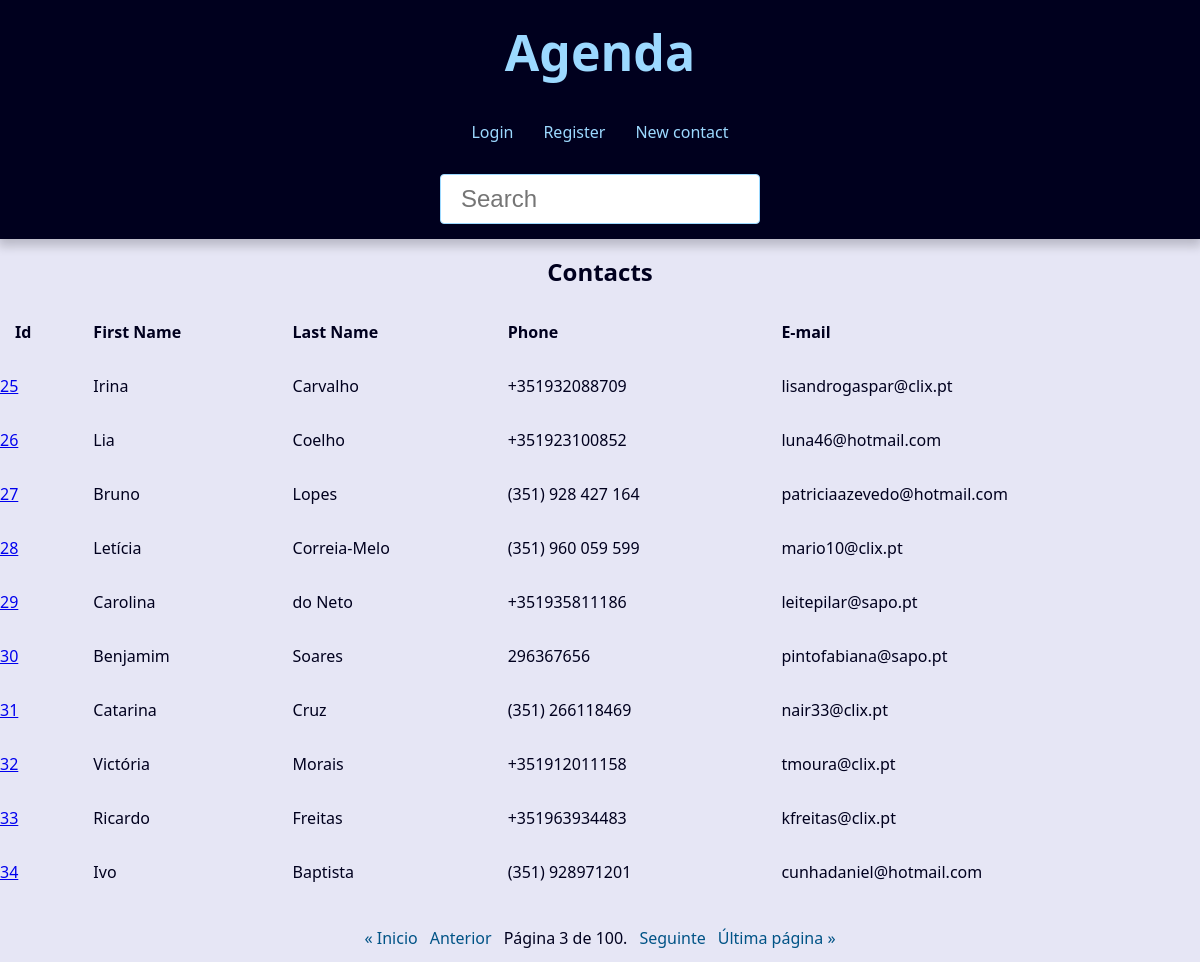
/?page=3&caixa_pesquisa=, run on the app's committed database.
### contact/models.py (models this page shows, shortened)
class Contact(models.Model):
    first_name = models.CharField(max_length=20)
    last_name = models.CharField(max_length=20)
    phone = models.CharField(max_length=12)
    email = models.EmailField(max_length=100,blank=True)
    created_date = models.DateTimeField(default=timezone.now)
    description = models.TextField(blank=True)
    picture = models.ImageField(blank=True,upload_to='pictures/%Y/%m/')
    category = models.ForeignKey(Category, on_delete=models.SET_NULL, blank=True, null=True)
    owner = models.ForeignKey(User, on_delete=models.SET_NULL, blank=True, null=True)
    show = models.BooleanField(default=True)

### contact/views.py (the view)
# urls.py: path('', views.index, name="index"),
def index(request):
    c = Contact.objects.filter(show=True)
    paginator = Paginator(c, 10)  # Show 10 contacts per page.
    page_number = request.GET.get("page")
    page_obj = paginator.get_page(page_number)
    contexto = {
        "title": "Página Inicial",
        "page_obj": page_obj
        }
    return render (
        request,
        'contact/index.html',
        contexto
    )

### contact/templates/contact/index.html (shortened to what this page needs)
{% extends "global/base.html" %}
{% block content %}
{% if page_obj %}
<div class="responsive-table">
    <table class="contacts-table">
        <caption class="table-caption">Contacts</caption>
        <thead>
            <tr class="table-row table-row-header">
                <th class="table-header">Id</th>
                <th class="table-header">First Name</th>
                <th class="table-header">Last Name</th>
                <th class="table-header">Phone</th>
                <th class="table-header">E-mail</th>
            </tr>
        </thead>
        <tbody>
            {% for contact in page_obj %}
                <tr>
                    <td class="table-cell"><a href="{% url "contact:contact" contact.id %}">{{ contact.id }}</a></td>
                    <td class="table-cel">{{ contact.first_name }}</td>
                    <td class="table-cel">{{ contact.last_name}}</td>
                    <td class="table-cel">{{ contact.phone}}</td>
                    <td class="table-cel">{{ contact.email}}</td>
                </tr>
            {% endfor %}
        </tbody>
    </table>
</div>
{% else %}
    <h1 class="single-contact">Nenhum contato encontrado!</h1>
{% endif %}
{% endblock content %}

### base_static/global/css/style.css (style rules this page uses)
:root { --spacing: 1.5rem; --link-dark-color: rgb(0, 83, 134); --link-light-color: rgb(156, 217, 255); --clr-white: rgb(245, 245, 255); --clr-black: rgb(0, 0, 30); --clr-light-gray: rgb(230, 230, 245); --clr-dark-shadow-5: rgba(0, 0, 10, 5%); --clr-dark-shadow-10: rgba(0, 0, 10, 10%); --clr-dark-shadow-20: rgba(0, 0, 10, 20%); --clr-light-shadow-5: rgba(200, 200, 255, 5%); --clr-light-shadow-10: rgba(200, 200, 255, 10%); --clr-light-shadow-20: rgba(200, 200, 255, 20%); --main-page-width: 120rem; --table-min-width: 60rem; --biggest-font-size: 5rem; --bigger-font-size: 4rem; --big-font-size: 3.2rem; --medium-font-size: 2.4rem; --small-font-size: 1.6rem; --smaller-font-size: 1.4rem; --smallest-font-size: 1.2rem; --transition-fast: 300ms; --transition-medium: 600ms; --transition-slow: 1s; --default-border-radius: 4px; }
*, *::before, *::after { margin: 0; padding: 0; box-sizing: border-box; }
html { font-size: 62.5%; }
body { font-family: system-ui, -apple-system, BlinkMacSystemFont, 'Segoe UI', Roboto, Oxygen, Ubuntu, Cantarell, 'Open Sans', 'Helvetica Neue', sans-serif; line-height: 1.5; font-size: var(--small-font-size); color: var(--clr-black); -webkit-font-smoothing: antialiased; background: var(--clr-light-gray); }
.responsive-table { width: 100%; overflow-x: auto; }
.contacts-table { width: 100%; min-width: var(--table-min-width); border-collapse: collapse; }
.table-caption { font-size: var(--medium-font-size); font-weight: bold; padding: var(--spacing); }
.table-row { text-align: left; text-overflow: ellipsis; transition: background-color var(--transition-fast) ease-in-out; }
.table-row-header { background: var(--clr-light-gray); color: var(--clr-black); }
.table-cel, .table-header { padding: var(--spacing); }

### data on the page
Contact: id "25", first_name "Irina", last_name "Carvalho", phone "+351932088709", email "lisandrogaspar@clix.pt"
Contact: id "26", first_name "Lia", last_name "Coelho", phone "+351923100852", email "luna46@hotmail.com"
Contact: id "27", first_name "Bruno", last_name "Lopes", phone "(351) 928 427 164", email "patriciaazevedo@hotmail.com"
Contact: id "28", first_name "Letícia", last_name "Correia-Melo", phone "(351) 960 059 599", email "mario10@clix.pt"
Contact: id "29", first_name "Carolina", last_name "do Neto", phone "+351935811186", email "leitepilar@sapo.pt"
Contact: id "30", first_name "Benjamim", last_name "Soares", phone "296367656", email "pintofabiana@sapo.pt"
Contact: id "31", first_name "Catarina", last_name "Cruz", phone "(351) 266118469", email "nair33@clix.pt"
Contact: id "32", first_name "Victória", last_name "Morais", phone "+351912011158", email "tmoura@clix.pt"
Contact: id "33", first_name "Ricardo", last_name "Freitas", phone "+351963934483", email "kfreitas@clix.pt"
Contact: id "34", first_name "Ivo", last_name "Baptista", phone "(351) 928971201", email "cunhadaniel@hotmail.com"

### other printed values
{{ page_obj.number }} "3"
{{ page_obj.paginator.num_pages }} "100"
